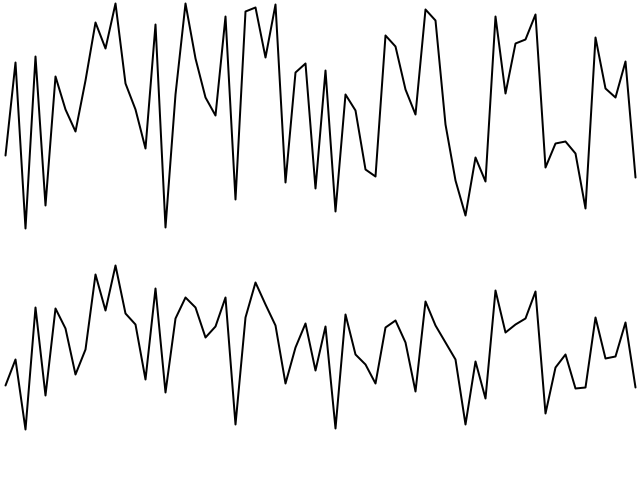
Frame 1 (no input)
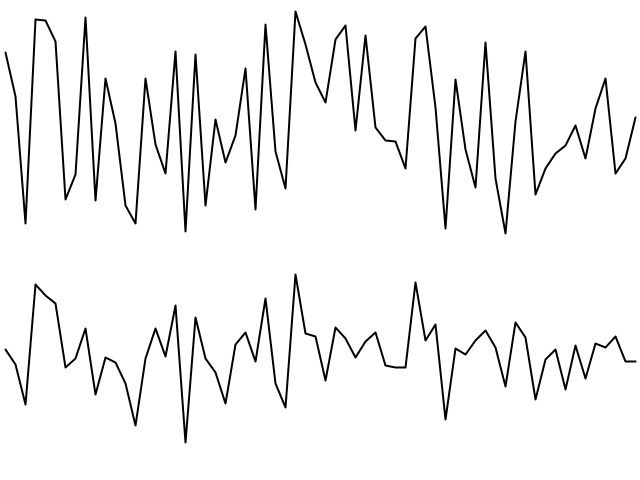
Frame 2 (the mouse pressed at the canvas centre, redrawn once)

The Processing sketch that drew these frames (run headless with seeded random() and noise(); the mouse was pressed at the canvas centre and the sketch redrawn once):

// Processing sketch: randomVsNoise
// ── randomVsNoise.pde
float xPadding, xStep;
float randomRange;
float noiseX, noiseXAdd;
float noiseRange;

void setup() {
  size(640, 480);

  xPadding = 5;
  xStep = 10;
  noiseX = 0;
  noiseXAdd = 1;

  randomRange = height * 0.5;
  noiseRange = height * 0.5;

  noFill();
  stroke(0);
  strokeWeight(2);
  strokeJoin(ROUND);
}

void mousePressed() {
  loop();
}

void draw() {
  background(255);

  beginShape();
  for (float x = xPadding; x < width; x += xStep) {
    float y = map(random(1),
      0, 1,
      height * 0.25 - randomRange * 0.5, height * 0.25 + randomRange * 0.5);
    vertex(x, y);
  }
  endShape();

  beginShape();
  for (float x = xPadding; x < width; x += xStep) {
    float y = map(noise(noiseX),
      0, 1,
      height * 0.75 - noiseRange * 0.5, height * 0.75 + noiseRange * 0.5);
    vertex(x, y);
    noiseX += noiseXAdd;
  }
  endShape();

  noLoop();
}
